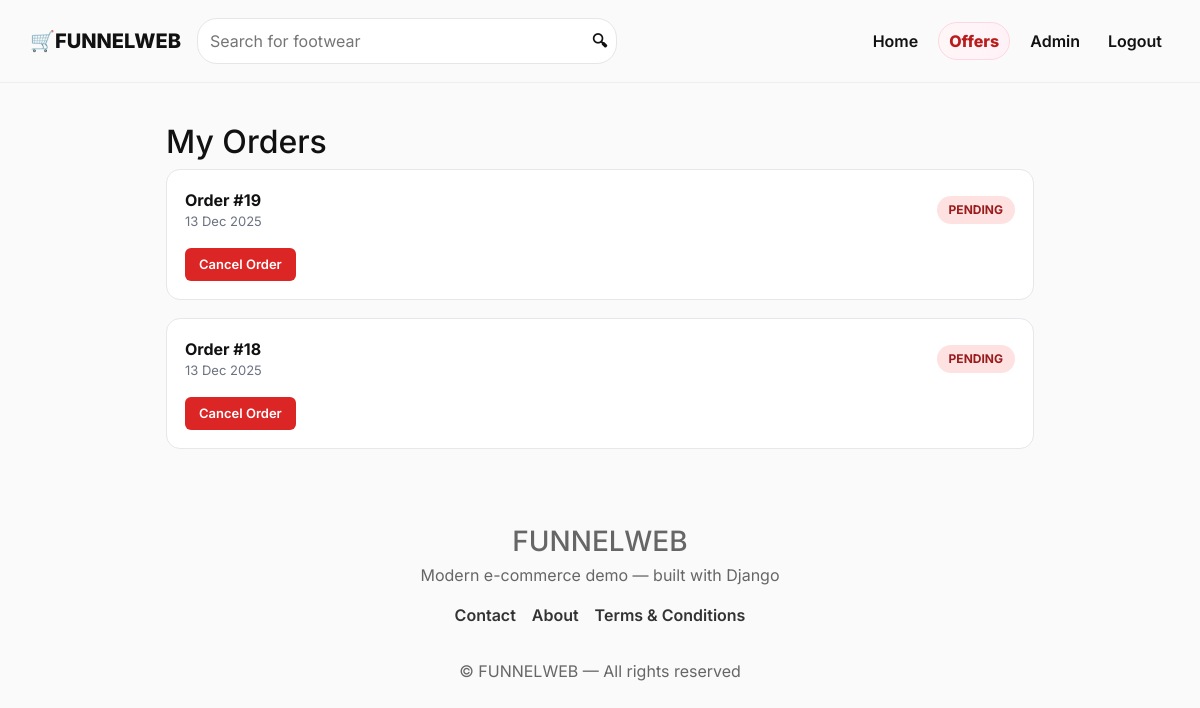
/my-orders/ (signed in), run on the app's committed database.
### shop/models.py (models this page shows, shortened)
class Order(models.Model):
    user = models.ForeignKey(User, on_delete=models.SET_NULL, null=True, blank=True)
    created_at = models.DateTimeField(auto_now_add=True)
    name = models.CharField(max_length=200)
    address = models.TextField()
    email = models.EmailField()
    PAYMENT_CHOICES = (
        ('cod', 'Cash on Delivery'),
        ('card', 'Card (Simulated)'),
        ('crypto', 'Cryptocurrency'),
        ('upi', 'UPI'),
    )
    STATUS_CHOICES = (
        ('PENDING', 'Pending'),
        ('SHIPPED', 'Shipped'),
        ('COMPLETED', 'Completed'),
        ('CANCELLED', 'Cancelled'),
        ('RETURN_REQUESTED', 'Return Requested'),
        ('RETURNED', 'Returned'),
        ('REFUNDED', 'Refunded'),
        ('EXCHANGE_REQUESTED', 'Exchange Requested'),
        ('EXCHANGED', 'Exchanged'),
    )
    REFUND_CHOICES = (
        ('NOT_REFUNDED', 'Not Refunded'),
        ('REFUND_PENDING', 'Refund Pending'),
        ('REFUNDED', 'Refunded'),
    )
    PAYMENT_STATUS_CHOICES = (
    ('PENDING', 'Pending'),
    ('COMPLETED', 'Completed'),
    ('FAILED', 'Failed'),
)
    payment_method = models.CharField(max_length=20, choices=PAYMENT_CHOICES, default='cod')
    order_status = models.CharField(max_length=20, choices=STATUS_CHOICES, default='PENDING', db_index=True)
    payment_details = models.CharField(max_length=255, blank=True)
    return_reason = models.TextField(blank=True)
    refund_status = models.CharField(max_length=20, choices=REFUND_CHOICES, default='NOT_REFUNDED')
    exchange_reason = models.TextField(blank=True)
    exchange_product = models.CharField(max_length=255, blank=True)
    crypto_type = models.CharField(max_length=10, blank=True, null=True)
    crypto_wallet = models.CharField(max_length=255, blank=True, null=True)
    crypto_txn = models.CharField(max_length=255, blank=True, null=True)
    upi_app = models.CharField(max_length=50, blank=True, null=True)
    upi_txn = models.CharField(max_length=255, blank=True, null=True)
    paid = models.BooleanField(default=False)
    payment_status = models.CharField(
    max_length=20,
    choices=PAYMENT_STATUS_CHOICES,
    default='PENDING'
)

### shop/views.py (the view)
# urls.py: path('my-orders/', views.user_orders, name='user_orders'),
@login_required
def user_orders(request):
    orders = Order.objects.filter(user=request.user).order_by('-created_at')
    now = timezone.now()
    for order in orders:
        order.return_days_left = 0
        order.can_return = False
        if order.order_status == 'COMPLETED':
            deadline = order.created_at + timedelta(days=7)
            if now <= deadline:
                remaining = (deadline - now).days
                order.return_days_left = max(remaining, 1)
                order.can_return = True
    return render(request, 'shop/user_orders.html', {
        'orders': orders
    })

### shop/templates/shop/user_orders.html (shortened to what this page needs)
{% extends "shop/base.html" %}
{% block content %}
<div class="orders-wrap">
  <h2>My Orders</h2>
  {% for order in orders %}
  <div class="order-card">
    <div class="order-head">
      <div>
        <div class="order-id">Order #{{ order.id }}</div>
        <div class="order-date">{{ order.created_at|date:"d M Y" }}</div>
      </div>
      <div class="status {{ order.order_status|lower }}">
        {{ order.order_status }}
      </div>
    </div>
    <div class="actions">
      {% if order.order_status == 'PENDING' %}
      <form method="post" action="{% url 'shop:cancel_order' order.id %}">
        <button class="btn btn-cancel">Cancel Order</button>
      </form>
      {% endif %}
    </div>
  </div>
  {% endfor %}
</div>
{% endblock %}

### shop/static/shop/style.css (style rules this page uses)
body { font-family:'Inter',system-ui,Arial; margin:0; background:#ffffff; color:#0f1720; }
.btn { padding:10px 18px; border-radius:10px; text-decoration:none; font-weight:700; }

### shop/static/shop/responsive.css (style rules this page uses)
html, body { overflow-x: hidden; }

### shop/templates/shop/base.html (style rules this page uses)
:root { --accent: #0b6cff; --text-color: #111; }
body { font-family: Inter, system-ui, -apple-system, "Segoe UI", Roboto, "Helvetica Neue", Arial; color: var(--text-color); margin: 0; background: #fafafa; }
html, body { overflow-x: hidden; }

### shop/templates/shop/user_orders.html (style rules this page uses)
.orders-wrap { max-width: 900px; margin: 40px auto; padding: 0 16px; }
.order-card { background: #fff; border: 1px solid #e5e7eb; border-radius: 14px; padding: 18px; margin-bottom: 18px; }
.order-head { display: flex; justify-content: space-between; align-items: center; }
.order-id { font-weight: 700; font-size: 16px; }
.order-date { color: #6b7280; font-size: 13px; }
.status { font-size: 12px; padding: 5px 12px; border-radius: 20px; font-weight: 700; text-transform: uppercase; }
.pending { background:#fee2e2; color:#991b1b; }
.actions { margin-top: 14px; display: flex; gap: 10px; flex-wrap: wrap; }
.btn { padding: 7px 14px; font-size: 13px; border-radius: 6px; font-weight: 600; border: none; cursor: pointer; }
.btn-cancel { background:#dc2626; color:#fff; }

### data on the page
Order: id "19", created_at "13 Dec 2025", order_status "PENDING", shows "Cancel Order"
Order: id "18", created_at "13 Dec 2025", order_status "PENDING", shows "Cancel Order"
